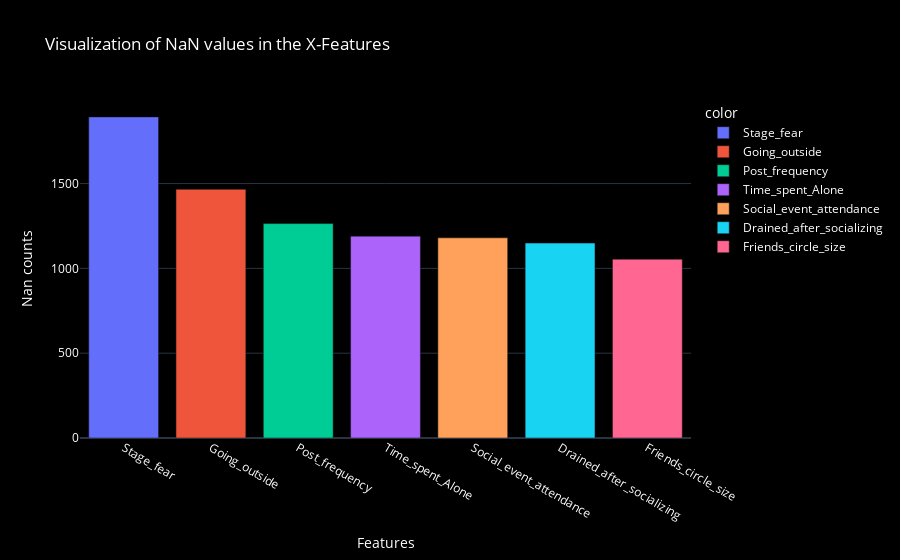

The code cell stored with this chart in its notebook:
### Code cell
nan_sum_values=df_train.isna().sum()
nan_sum_values=nan_sum_values[nan_sum_values!=0].sort_values(ascending=False)
normalized = (nan_sum_values-nan_sum_values.min())/(nan_sum_values.max()-nan_sum_values.min())

fig = px.bar(
    x=nan_sum_values.index,
    y=nan_sum_values.values,
    labels={'x': 'Features', 'y': 'Nan counts'},
    title='Visualization of NaN values in the X-Features',
    color=nan_sum_values.index # this will give you other colors
)

fig.update_layout(
    template='plotly_dark',
    plot_bgcolor='black',
    paper_bgcolor='black',
    font_color='white'
)

fig.show()

### Figure 1 — Plotly figure (JSON) as saved in the notebook; plotly's stock layout.template omitted (floating-point values rounded to 4 significant figures)
{"data": [{"hovertemplate": "color=Stage_fear<br>Features=%{x}<br>Nan counts=%{y}<extra></extra>", "legendgroup": "Stage_fear", "marker": {"color": "#636efa", "pattern": {"shape": ""}}, "name": "Stage_fear", "orientation": "v", "showlegend": true, "textposition": "auto", "x": ["Stage_fear"], "xaxis": "x", "y": [1893], "yaxis": "y", "type": "bar"}, {"hovertemplate": "color=Going_outside<br>Features=%{x}<br>Nan counts=%{y}<extra></extra>", "legendgroup": "Going_outside", "marker": {"color": "#EF553B", "pattern": {"shape": ""}}, "name": "Going_outside", "orientation": "v", "showlegend": true, "textposition": "auto", "x": ["Going_outside"], "xaxis": "x", "y": [1466], "yaxis": "y", "type": "bar"}, {"hovertemplate": "color=Post_frequency<br>Features=%{x}<br>Nan counts=%{y}<extra></extra>", "legendgroup": "Post_frequency", "marker": {"color": "#00cc96", "pattern": {"shape": ""}}, "name": "Post_frequency", "orientation": "v", "showlegend": true, "textposition": "auto", "x": ["Post_frequency"], "xaxis": "x", "y": [1264], "yaxis": "y", "type": "bar"}, {"hovertemplate": "color=Time_spent_Alone<br>Features=%{x}<br>Nan counts=%{y}<extra></extra>", "legendgroup": "Time_spent_Alone", "marker": {"color": "#ab63fa", "pattern": {"shape": ""}}, "name": "Time_spent_Alone", "orientation": "v", "showlegend": true, "textposition": "auto", "x": ["Time_spent_Alone"], "xaxis": "x", "y": [1190], "yaxis": "y", "type": "bar"}, {"hovertemplate": "color=Social_event_attendance<br>Features=%{x}<br>Nan counts=%{y}<extra></extra>", "legendgroup": "Social_event_attendance", "marker": {"color": "#FFA15A", "pattern": {"shape": ""}}, "name": "Social_event_attendance", "orientation": "v", "showlegend": true, "textposition": "auto", "x": ["Social_event_attendance"], "xaxis": "x", "y": [1180], "yaxis": "y", "type": "bar"}, {"hovertemplate": "color=Drained_after_socializing<br>Features=%{x}<br>Nan counts=%{y}<extra></extra>", "legendgroup": "Drained_after_socializing", "marker": {"color": "#19d3f3", "pattern": {"shape": ""}}, "name": "Drained_after_socializing", "orientation": "v", "showlegend": true, "textposition": "auto", "x": ["Drained_after_socializing"], "xaxis": "x", "y": [1149], "yaxis": "y", "type": "bar"}, {"hovertemplate": "color=Friends_circle_size<br>Features=%{x}<br>Nan counts=%{y}<extra></extra>", "legendgroup": "Friends_circle_size", "marker": {"color": "#FF6692", "pattern": {"shape": ""}}, "name": "Friends_circle_size", "orientation": "v", "showlegend": true, "textposition": "auto", "x": ["Friends_circle_size"], "xaxis": "x", "y": [1054], "yaxis": "y", "type": "bar"}], "layout": {"xaxis": {"anchor": "y", "domain": [0.0, 1.0], "title": {"text": "Features"}}, "yaxis": {"anchor": "x", "domain": [0.0, 1.0], "title": {"text": "Nan counts"}}, "legend": {"title": {"text": "color"}, "tracegroupgap": 0}, "title": {"text": "Visualization of NaN values in the X-Features"}, "barmode": "relative", "font": {"color": "white"}, "plot_bgcolor": "black", "paper_bgcolor": "black"}}
